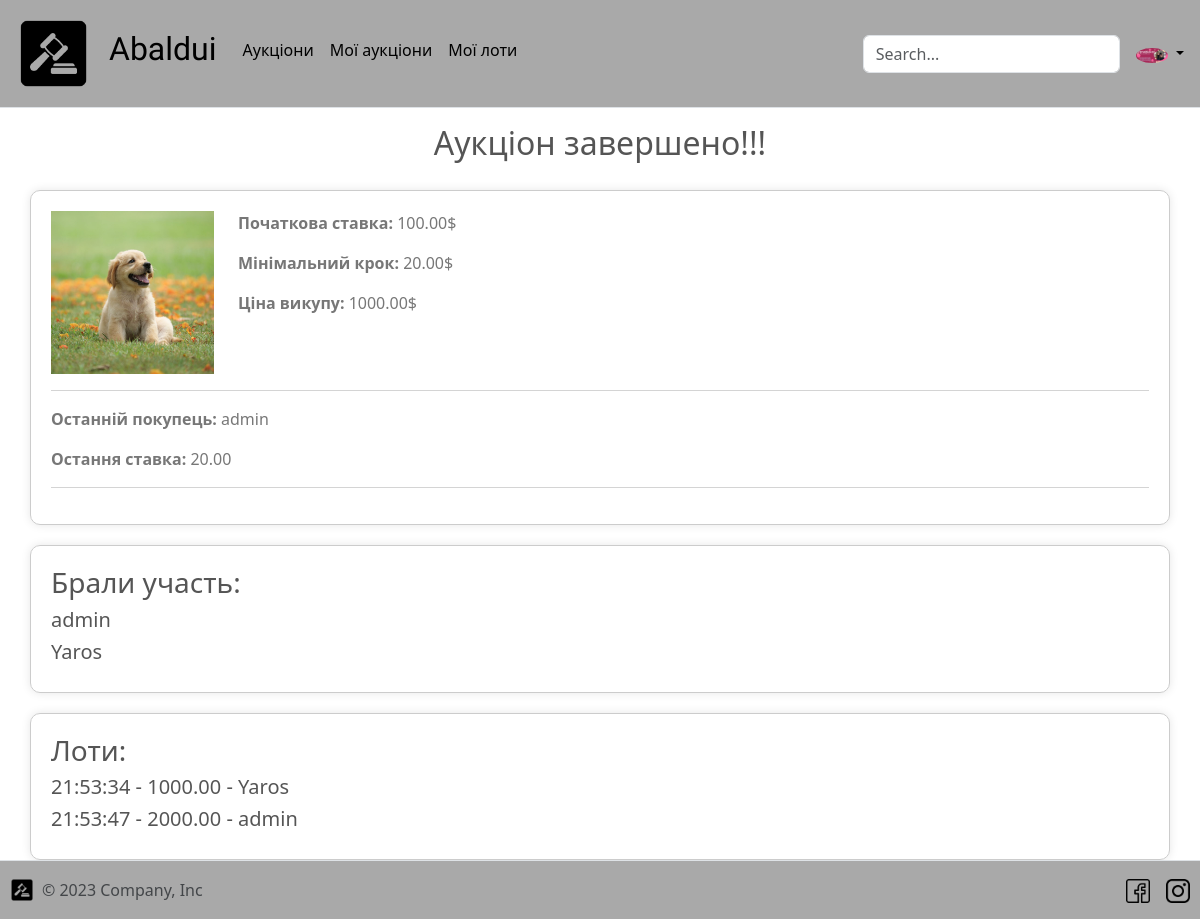
The app's page /auction/18/going/ (signed in) with its own data.
### auction/models.py (models this page shows, shortened)
class User(AbstractUser):
    balance = models.DecimalField(max_digits=15, decimal_places=2, default=0)
    avatar = models.ImageField(
        upload_to="media/avatars",
        default="media/avatars/default_user.png"
    )
    phone = models.CharField(max_length=14, default=0)

class Auction(models.Model):
    name = models.CharField(max_length=255, default="Auction")
    description = models.TextField(blank=True, null=True, max_length=700)
    image = models.ImageField(
        upload_to="auction-images/",
        blank=True,
        null=True
    )
    creator = models.ForeignKey(
        to=User,
        on_delete=models.DO_NOTHING,
        related_name="auctions"
    )
    current_better = models.ForeignKey(
        to=User,
        on_delete=models.DO_NOTHING,
        null=True,
        blank=True,
        related_name="auctions_betters"
    )
    start_price = models.DecimalField(max_digits=15, decimal_places=2)
    minimal_bet = models.DecimalField(max_digits=15, decimal_places=2)
    current_bet = models.DecimalField(
        max_digits=15,
        decimal_places=2,
        default=0
    )
    price_of_ransom = models.DecimalField(
        max_digits=15,
        decimal_places=2,
        null=True
    )
    time_of_creation = models.DateTimeField(auto_now_add=True)
    time_of_start = models.DateTimeField()
    seconds_to_end = models.IntegerField(default=60)
    is_completed = models.BooleanField(default=False)
    participants = models.ManyToManyField(User)
    class Meta:
        ordering = ["-time_of_start"]

class Lot(models.Model):
    sender = models.ForeignKey(
        to=User,
        on_delete=models.DO_NOTHING,
        related_name="lots"
    )
    sum_of_bet = models.DecimalField(max_digits=15, decimal_places=2)
    time_of_lot = models.DateTimeField(auto_now_add=True)
    auction = models.ForeignKey(to=Auction, on_delete=models.DO_NOTHING)
    is_completed = models.BooleanField()
    def str_date(self):
        return datetime.datetime.strftime(self.time_of_lot, "%H:%M:%S")

### auction/views.py (the view)
# urls.py: path('<int:pk>/going/', auction_going),
@login_required
def auction_going(request, pk: int):
    auction = Auction.objects.get(pk=pk)
    if request.user not in auction.participants.all():
        auction.participants.add(request.user)
        auction.save()
    context = {
        "auction": auction,
        "lots": auction.lot_set.all(),
        "participants": auction.participants.all()
    }
    start_time = datetime.datetime.strptime(
        str(auction.time_of_start),
        "%Y-%m-%d %H:%M:%S"
    )
    if datetime.datetime.now() >= start_time:
        if request.method == "POST":
            return auction_bet(request, pk)
        if auction.seconds_to_end == 0 and not auction.is_completed:
            complete_auction(auction)
        if not auction.is_completed and auction.current_better_id:
            auction.seconds_to_end -= 5
            auction.save()
        if auction.is_completed:
            return render(
                request,
                "auction/auction-completed.html",
                context=context
            )
        return render(request, "auction/auction-going.html", context=context)
    return render(request, "auction/auction-not-going.html", context=context)

### templates/auction/auction-completed.html (shortened to what this page needs)
{% extends "base.html" %}
{% load static %}
{% block content %}
  <h2 style="text-align: center">Аукціон завершено!!!</h2>
  <div class="container">
    <div class="row">
      <div class="col-md-2">
        <img src="/media/{{ auction.image }}" alt="Зображення аукціону" class="img-fluid">
      </div>
      <div class="col-md-10">
        <p><strong>Початкова ставка:</strong> {{ auction.start_price }}$</p>
        <p><strong>Мінімальний крок:</strong> {{ auction.minimal_bet }}$</p>
        <p><strong>Ціна викупу:</strong> {{ auction.price_of_ransom }}$</p>
      </div>
    </div>
    <hr>
    <div class="row">
      <div class="col-md-12">
        <p><strong>Останній покупець:</strong> {{ auction.current_better }}</p>
        <p><strong>Остання ставка:</strong> {{ auction.minimal_bet }}</p>
        <hr>
      </div>
    </div>
  </div>
  <div class="container">
    <h3>Брали участь:</h3>
    {% for participant in participants %}
      <h5>{{ participant.username }}</h5>
    {% endfor %}
  </div>
  <div class="container">
    <h3>Лоти:</h3>
    {% for lot in lots %}
      <h5>{{ lot.str_date }} - {{ lot.sum_of_bet }} - {{ lot.sender }}</h5>
    {% endfor %}
  </div>
{% endblock %}

### templates/includes/nav-bar.html (shortened to what this page needs)
{% load static %}
<header class="p-3 mb-3 border-bottom">
  <div class="d-flex flex-wrap align-items-center justify-content-center justify-content-lg-start">
    <a href="/"
       class="d-flex align-items-center mb-2 mb-lg-0 link-body-emphasis text-decoration-none"
    >
      <img height="75px"
           width="75px"
           src="{% static 'img/logo.png' %}"
           alt="Logo"
      >
    </a>
    <ul class="nav col-12 col-lg-auto me-lg-auto mb-2 justify-content-center mb-md-0">
      <li>
        <a href="/" class="nav-link px-2 link-body-emphasis">
          <h2 style="font-family: 'Protest Revolution', sans-serif; padding-left: 10px; padding-right: 10px">
            Abaldui</h2>
        </a>
      </li>
      <li class="mt-2">
        <a href="/auction" class="nav-link px-2 link-body-emphasis">Аукціони</a>
      </li>
      <li class="mt-2">
        <a href="/auction/my-auctions" class="nav-link px-2 link-body-emphasis">Мої аукціони</a>
      </li>
      <li class="mt-2">
        <a href="/auction/my-lots" class="nav-link px-2 link-body-emphasis">Мої лоти</a>
      </li>
    </ul>
    <form class="col-12 col-lg-auto mb-3 mb-lg-0 me-lg-3" role="search" method="post" action="/auction/">
      <input name="query" type="search"
             class="form-control"
             placeholder="Search..."
             aria-label="Search"
      />
    </form>
    {% if request.user.is_authenticated %}
      <div class="dropdown text-end">
        <a href="#"
           class="d-block link-body-emphasis text-decoration-none dropdown-toggle"
           data-bs-toggle="dropdown"
           aria-expanded="false"
        >
          <img
          src="/{{ request.user.avatar }}"
          width="32"
          height="32"
          class="rounded-circle"
          />
        </a>
      </div>
    {% endif %}
  </div>
</header>

### templates/base.html (style rules this page uses)
body { background-color: azure; }
header { background-color: darkgray; }

### templates/auction/auction-completed.html (style rules this page uses)
body { background-color: #ffffff; color: #555; }
.container { margin-top: 20px; border-radius: 10px; padding: 20px; box-shadow: 0 0 10px rgba(0, 0, 0, 0.1); border: 1px solid #ccc; }
img { max-width: 100%; height: auto; }
p { color: #777; }

### records on screen
User: user.avatar (picture), username "Yaros"
Auction: image (picture), start_price "100.00", minimal_bet "20.00", price_of_ransom "1000.00", current_better "admin"
User: username "admin"
Lot: str_date "21:53:34", sum_of_bet "1000.00", sender "Yaros"
Lot: str_date "21:53:47", sum_of_bet "2000.00", sender "admin"
